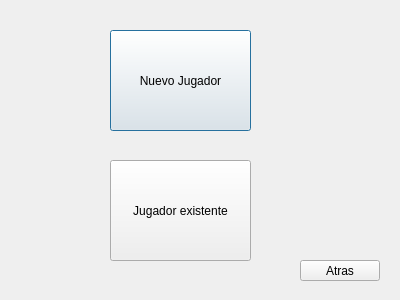
<?xml version="1.0" encoding="UTF-8"?>
<ui version="4.0">
 <class>DialogLog</class>
 <widget class="QDialog" name="DialogLog">
  <property name="geometry">
   <rect>
    <x>0</x>
    <y>0</y>
    <width>400</width>
    <height>300</height>
   </rect>
  </property>
  <property name="windowTitle">
   <string>Dialog</string>
  </property>
  <widget class="QPushButton" name="nju">
   <property name="geometry">
    <rect>
     <x>110</x>
     <y>30</y>
     <width>141</width>
     <height>101</height>
    </rect>
   </property>
   <property name="text">
    <string>Nuevo Jugador</string>
   </property>
  </widget>
  <widget class="QPushButton" name="exju">
   <property name="geometry">
    <rect>
     <x>110</x>
     <y>160</y>
     <width>141</width>
     <height>101</height>
    </rect>
   </property>
   <property name="text">
    <string>Jugador existente</string>
   </property>
  </widget>
  <widget class="QPushButton" name="atras">
   <property name="geometry">
    <rect>
     <x>300</x>
     <y>260</y>
     <width>80</width>
     <height>21</height>
    </rect>
   </property>
   <property name="text">
    <string>Atras</string>
   </property>
  </widget>
 </widget>
 <resources/>
 <connections/>
</ui>
